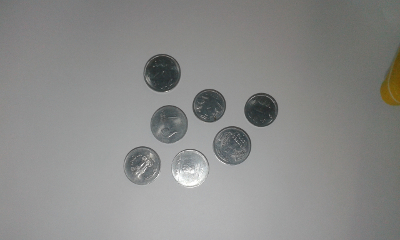
#> input picture images/coin.jpg, 400 x 240 px
$ python coin_counter_final.py   (Python 2 division)
#> lines starting #> are read from the running program, lines starting #| are printed output that depends on the picture; after the words box and inside, x2 and y2 are one past the last pixel; in counts of white or black regions, pixels touching at a corner belong together
import numpy as np
import cv2

img = cv2.imread("images/coin.jpg")
#> img is the input picture: shape (240, 400, 3); mean B, G, R 136.8, 138.4, 138.2
#cv2.imshow("coins.png",img)
#cv2.waitKey(0)

gray = cv2.cvtColor(img, cv2.COLOR_BGR2GRAY)
blurred = cv2.GaussianBlur(gray, (9,9), 0)
#cv2.imshow("Image", img)

edged = cv2.Canny(blurred, 40, 150)
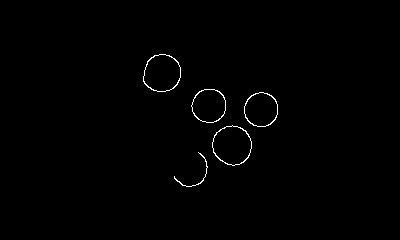
#> edged: shape (240, 400); 0.62% white in thin lines or dots, all inside (x1, y1, x2, y2) = (143, 54, 278, 187)
#cv2.imshow("Edges", edged)
#cv2.waitKey(0)

(cnts, _) = cv2.findContours(edged.copy(), cv2.RETR_EXTERNAL, cv2.CHAIN_APPROX_SIMPLE)
#> cnts = 5 contours, 1 with area under 20; largest, box (x1, y1, x2, y2) and area: (212, 125, 252, 166) 1193, (143, 54, 181, 92) 1099, (244, 92, 278, 127) 904, (191, 89, 226, 123) 900
print "I count %d coins in this image" % (len(cnts))
#| I count 5 coins in this image

coins = img.copy()
cv2.drawContours(coins, cnts, -1, (0, 255, 0), 2)
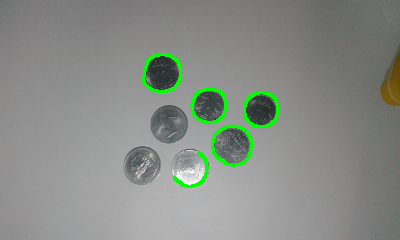
#> coins: shape (240, 400, 3); 1.89% of pixels changed, all inside (x1, y1, x2, y2) = (142, 53, 279, 188)
#cv2.imshow("Coins", coins)
#cv2.waitKey(0)

stack = np.hstack([img,coins])
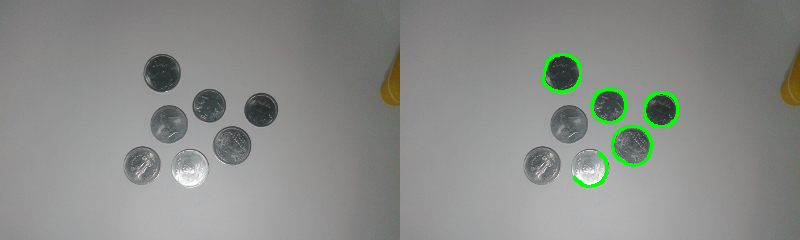
#> stack: shape (240, 800, 3); mean B, G, R 135.6, 139.6, 137
cv2.imshow("result",stack)
cv2.waitKey(0)

$ run again, with images/beach.png saved as images/coin.jpg
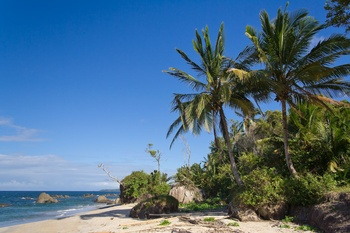
#> input picture images/beach.png, 350 x 233 px
#> img is the input picture: shape (233, 350, 3); mean B, G, R 136, 110.4, 78.6
#> `edged = cv2.Canny(blurred, 40, 150)`:
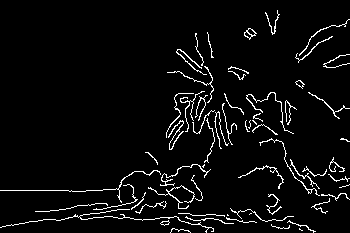
#> edged: shape (233, 350); 4.5% white in thin lines or dots
#> cnts = 62 contours, 45 with area under 20; largest, box (x1, y1, x2, y2) and area: (244, 28, 257, 40) 70, (176, 49, 207, 75) 35, (259, 138, 320, 196) 34, (295, 80, 305, 89) 34, (148, 185, 195, 209) 32
#| I count 62 coins in this image
#> coins: shape (233, 350, 3); 14.39% of pixels changed, all inside (x1, y1, x2, y2) = (0, 9, 350, 233)
#> `stack = np.hstack([img,coins])`:
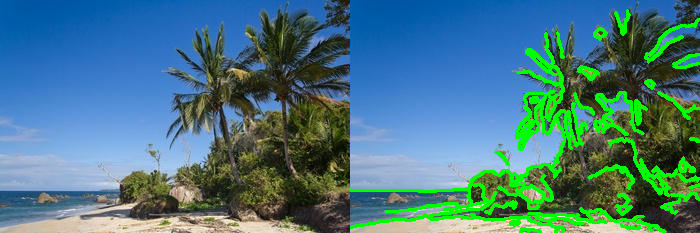
#> stack: shape (233, 700, 3); mean B, G, R 128.9, 121.1, 71.6
